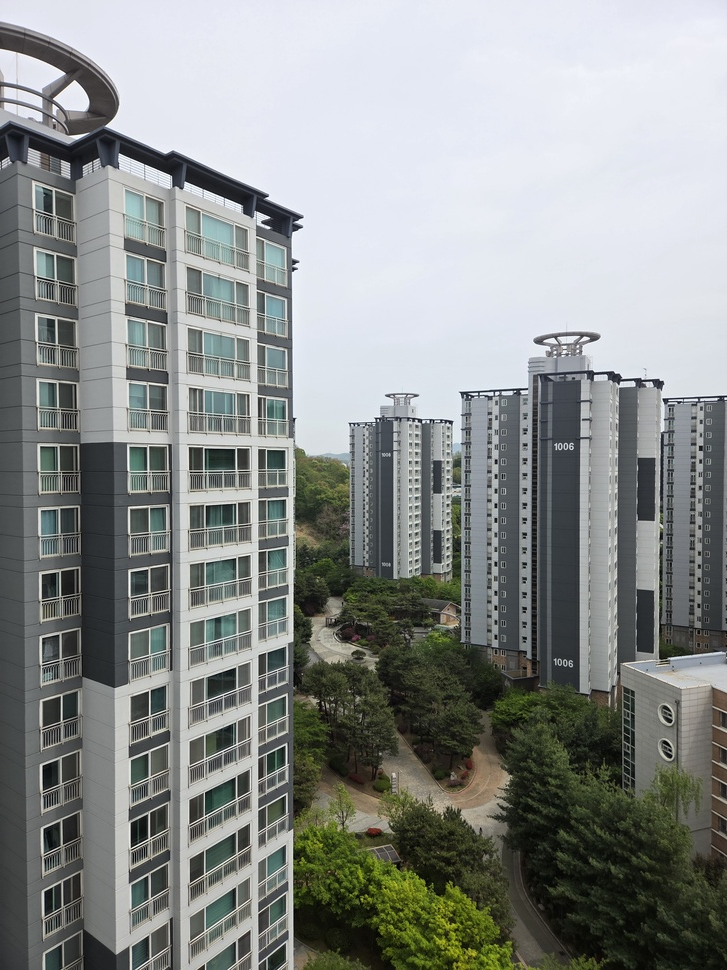
#> input picture data/20260427_134715.jpg, 727 x 970 px, shrunk from 3000 x 4000 before the run, found by its file name
$ python main_debug.py
#> lines starting #> are read from the running program, lines starting #| are printed output that depends on the picture; after the words box and inside, x2 and y2 are one past the last pixel; in counts of white or black regions, pixels touching at a corner belong together
import numpy as np
import cv2 as cv

img1 = cv.imread('assets/20260427_134715.jpg')
#> img1 is the input picture: shape (970, 727, 3); mean B, G, R 138.8, 140.8, 137
img2 = cv.imread('assets/20260427_134721.jpg')
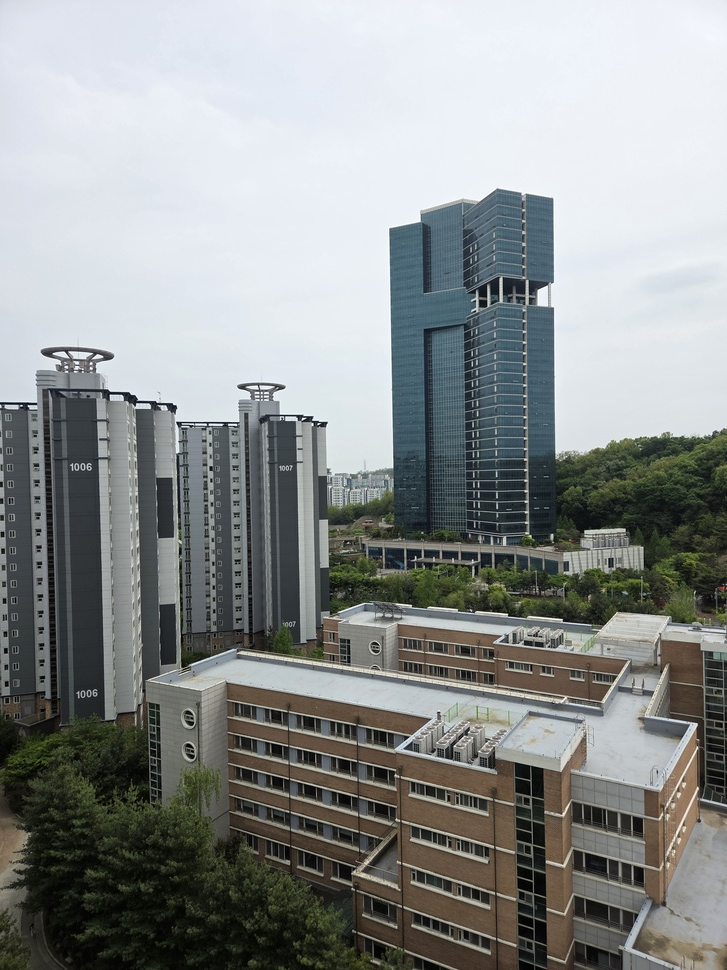
#> input picture data/20260427_134721.jpg, 727 x 970 px, shrunk from 3000 x 4000 before the run, found by its file name
#> img2 is the input picture: shape (970, 727, 3); mean B, G, R 143, 143.8, 140.1
img3 = cv.imread('assets/20260427_134726.jpg')
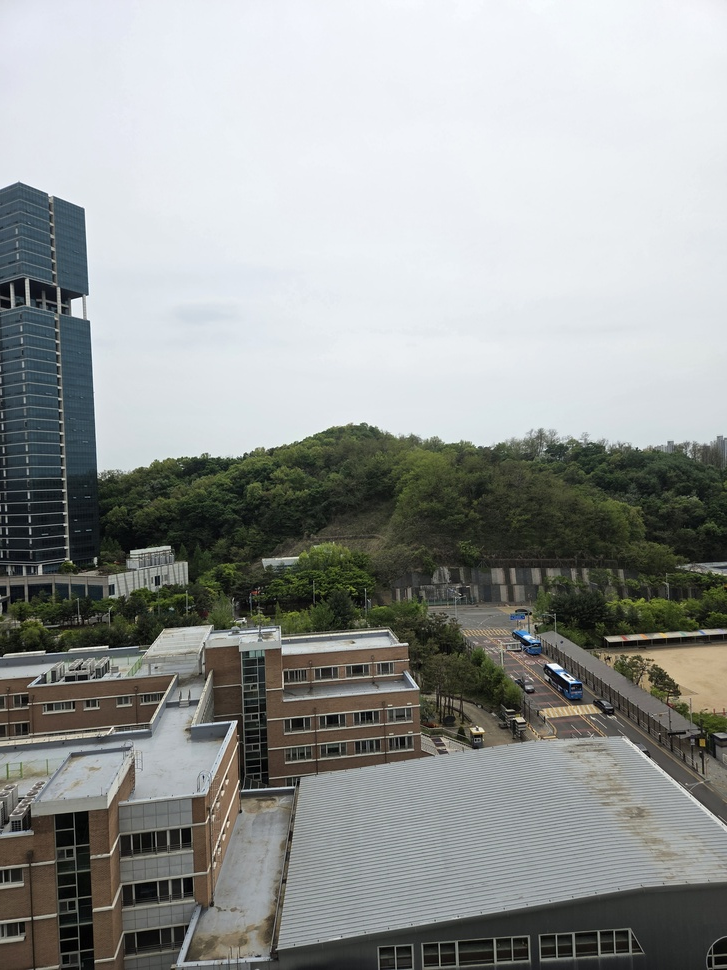
#> input picture data/20260427_134726.jpg, 727 x 970 px, shrunk from 3000 x 4000 before the run, found by its file name
#> img3 is the input picture: shape (970, 727, 3); mean B, G, R 150, 152, 148.9
assert (img1 is not None) and (img2 is not None) and (img3 is not None), 'Cannot read the given images'

fdetector = cv.BRISK_create()
fmatcher = cv.DescriptorMatcher_create('BruteForce-Hamming')


def crop_black(img):
    gray = cv.cvtColor(img, cv.COLOR_BGR2GRAY)
    coords = cv.findNonZero(gray)
    if coords is None:
        return img
    x, y, w, h = cv.boundingRect(coords)
    return img[y:y + h, x:x + w]


def stitch_pair(left, right, debug_name):
#> called with debug_name = '1_2'
    kpts_l, desc_l = fdetector.detectAndCompute(left, None)
#> kpts_l = 9616 keypoints; strongest (x, y, size): (294, 418, 12.2), (664, 399, 13.1), (376, 418, 12.5), (461, 393, 14)
    kpts_r, desc_r = fdetector.detectAndCompute(right, None)
#> kpts_r = 6973 keypoints; strongest (x, y, size): (110, 395, 11.2), (325, 422, 13.5), (311, 417, 12.4), (561, 619, 11.1)

    # Lowe's ratio test
    knn = fmatcher.knnMatch(desc_l, desc_r, k=2)
#> knn = 9616 matches
    good = [m for m, n in knn if m.distance < 0.75 * n.distance]
#> good = 540 matches
    print(f'[{debug_name}] keypoints: {len(kpts_l)} / {len(kpts_r)}, good matches: {len(good)} / {len(knn)}')
#| [1_2] keypoints: 9616 / 6973, good matches: 540 / 9616

    if len(good) < 4:
        raise RuntimeError(f'[{debug_name}] not enough good matches')

    pts_l = np.float32([kpts_l[m.queryIdx].pt for m in good])
#> pts_l = 540 pairs, first value 42.31 to 708.4, second value 337.1 to 915
    pts_r = np.float32([kpts_r[m.trainIdx].pt for m in good])
#> pts_r = 540 pairs, first value 17.31 to 691, second value 265.6 to 947.4

    H, inlier_mask = cv.findHomography(pts_r, pts_l, cv.RANSAC, 5.0)
#> H = [[0.302, -0.00874, 507.5], [-0.431, 0.907, 28.83], [-0.000967, 2.93e-05, 1]]; inlier_mask = 540 values, max 1 at index 0, min 0 at index 21, mean 0.724
    inliers = int(inlier_mask.sum())
#> inliers = 391
    print(f'[{debug_name}] RANSAC inliers: {inliers}/{len(good)} ({100*inliers/len(good):.1f}%)')
#| [1_2] RANSAC inliers: 391/540 (72.4%)

    vis = cv.drawMatches(left, kpts_l, right, kpts_r, good, None,
                         matchesMask=inlier_mask.ravel().tolist(),
                         flags=cv.DrawMatchesFlags_NOT_DRAW_SINGLE_POINTS)
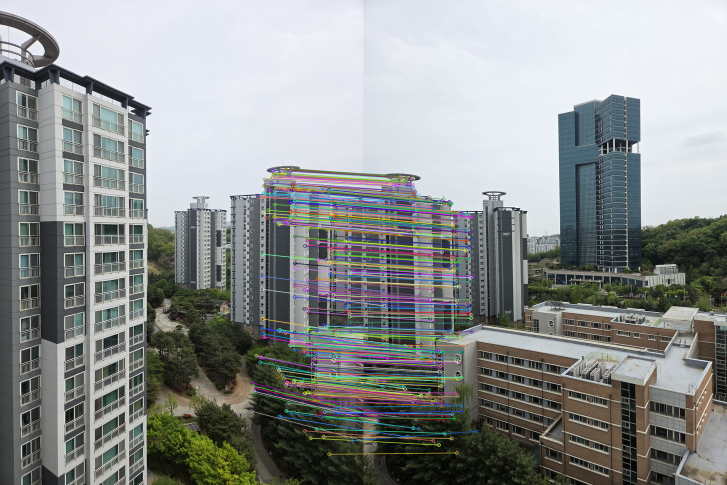
#> vis: shape (970, 1454, 3) (shown at 1/2 size); mean B, G, R 143, 144, 140.5
    cv.imwrite(f'debug_matches_{debug_name}.jpg', vis)

    # Compute output canvas that fits both warped right and the left image
    h_l, w_l = left.shape[:2]
#> h_l = 970; w_l = 727
    h_r, w_r = right.shape[:2]
#> h_r = 970; w_r = 727
    corners_r = np.float32([[0, 0], [0, h_r], [w_r, h_r], [w_r, 0]]).reshape(-1, 1, 2)
#> corners_r = [[0, 0], [0, 970], [727, 970], [727, 0]]
    warped_corners = cv.perspectiveTransform(corners_r, H)
#> warped_corners = [[507.5, 28.83], [485.2, 883.7], [2210.5, 1831.1], [2450.9, -959.8]]
    all_corners = np.concatenate(
        (warped_corners, np.float32([[0, 0], [0, h_l], [w_l, h_l], [w_l, 0]]).reshape(-1, 1, 2))
    )
#> all_corners = [[507.5, 28.83], [485.2, 883.7], [2210.5, 1831.1], [2450.9, -959.8], [0, 0], [0, 970], [727, 970], [727, 0]]
    [xmin, ymin] = np.int32(all_corners.min(axis=0).ravel() - 0.5)
#> xmin = 0; ymin = -960
    [xmax, ymax] = np.int32(all_corners.max(axis=0).ravel() + 0.5)
#> xmax = 2451; ymax = 1831
    translation = np.array([[1, 0, -xmin], [0, 1, -ymin], [0, 0, 1]], dtype=np.float64)
#> translation = [[1, 0, 0], [0, 1, 960], [0, 0, 1]]

    canvas_w = xmax - xmin
#> canvas_w = 2451
    canvas_h = ymax - ymin
#> canvas_h = 2791
    merged = cv.warpPerspective(right, translation @ H, (canvas_w, canvas_h))
    merged[-ymin:-ymin + h_l, -xmin:-xmin + w_l] = left
    return merged


print('--- Stitching img1 + img2 ---')
m12 = stitch_pair(img1, img2, '1_2')
m12 = crop_black(m12)
#> in crop_black, `gray = cv.cvtColor(img, cv.COLOR_BGR2GRAY)`:
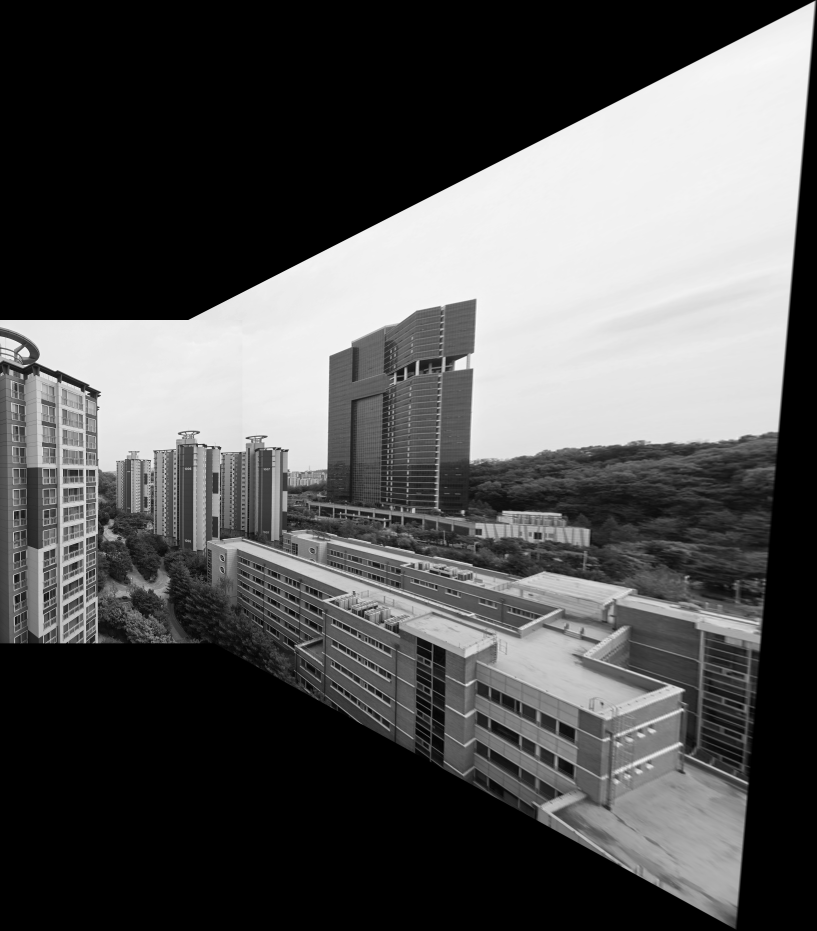
#> gray: shape (2791, 2451) (shown at 1/3 size); min 0, max 255, mean 85.2
#> in crop_black, `coords = cv.findNonZero(gray)`: coords = contour of 3833183 points, box (x1, y1, x2, y2) (0, 0, 2451, 2791), area 1909312
#> in crop_black, `x, y, w, h = cv.boundingRect(coords)`: x = 0; w = 2451; h = 2791
cv.imwrite('debug_stitched_12.jpg', m12)

print('--- Stitching (img1+img2) + img3 ---')
m123 = stitch_pair(m12, img3, '12_3')
#> call 2 of stitch_pair, with debug_name = '12_3'
#> in stitch_pair (call 2), `kpts_l, desc_l = fdetector.detectAndCompute(left, None)`: kpts_l = 17911 keypoints; strongest (x, y, size): (294, 1378, 12.3), (664, 1359, 12.9), (376, 1378, 12.7), (296, 1221, 17.1)
#> in stitch_pair (call 2), `kpts_r, desc_r = fdetector.detectAndCompute(right, None)`: kpts_r = 4983 keypoints; strongest (x, y, size): (236, 721, 13.6), (107, 646, 12), (71, 300, 13.3), (131, 551, 13)
#> in stitch_pair (call 2), `knn = fmatcher.knnMatch(desc_l, desc_r, k=2)`: knn = 17911 matches
#> in stitch_pair (call 2), `good = [m for m, n in knn if m.distance < 0.75 * n.distance]`: good = 179 matches
#| [12_3] keypoints: 17911 / 4983, good matches: 179 / 17911
#> in stitch_pair (call 2), `pts_l = np.float32([kpts_l[m.queryIdx].pt for m in good])`: pts_l = 179 pairs, first value 50.95 to 2232.8, second value 1067.2 to 2436.7
#> in stitch_pair (call 2), `pts_r = np.float32([kpts_r[m.trainIdx].pt for m in good])`: pts_r = 179 pairs, first value 23.21 to 692.1, second value 217.5 to 952.4
#> in stitch_pair (call 2), `H, inlier_mask = cv.findHomography(pts_r, pts_l, cv.RANSAC, 5.0)`: H = [[-0.551, 0.039, 1220.7], [-3.2, 1.69, 669.9], [-0.00229, 0.00013, 1]]; inlier_mask = 179 values, max 1 at index 4, min 0 at index 0, mean 0.268
#> in stitch_pair (call 2), `inliers = int(inlier_mask.sum())`: inliers = 48
#| [12_3] RANSAC inliers: 48/179 (26.8%)
#> in stitch_pair (call 2), `vis = cv.drawMatches(left, kpts_l, right, kpts_r, good, None, matchesM..`:
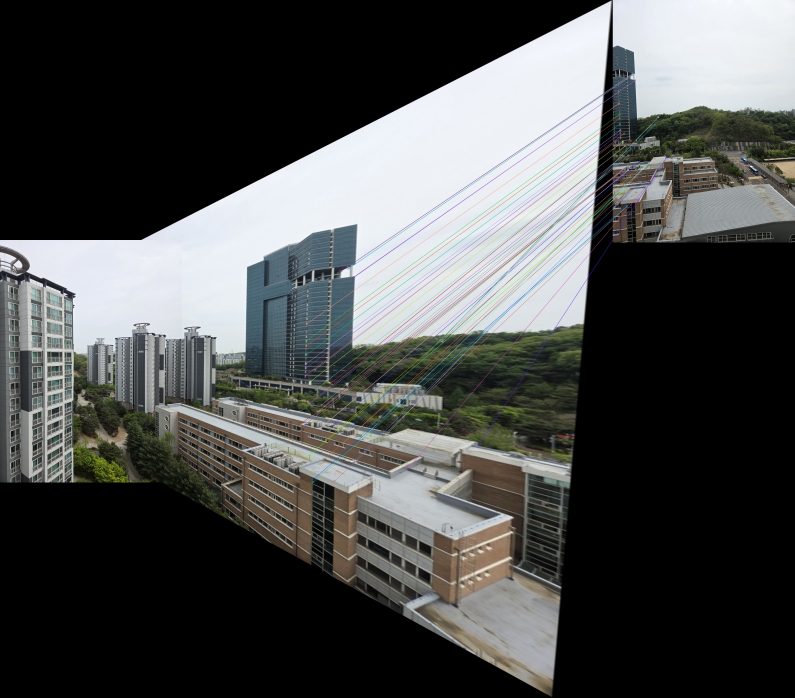
#> vis: shape (2791, 3178, 3) (shown at 1/4 size); mean B, G, R 77.1, 77.9, 76.4
#> in stitch_pair (call 2), `warped_corners = cv.perspectiveTransform(corners_r, H)`: warped_corners = [[1220.7, 669.9], [1117.3, 2050.7], [-1584, 29.87], [-1227.6, 2479.2]]
#> in stitch_pair (call 2), `all_corners = np.concatenate( (warped_corners, np.float32([[0, 0], [0,..`: all_corners = [[1220.7, 669.9], [1117.3, 2050.7], [-1584, 29.87], [-1227.6, 2479.2], [0, 0], [0, 2791], [2451, 2791], [2451, 0]]
#> in stitch_pair (call 2), `[xmin, ymin] = np.int32(all_corners.min(axis=0).ravel() - 0.5)`: xmin = -1584; ymin = 0
#> in stitch_pair (call 2), `[xmax, ymax] = np.int32(all_corners.max(axis=0).ravel() + 0.5)`: ymax = 2791
#> in stitch_pair (call 2), `translation = np.array([[1, 0, -xmin], [0, 1, -ymin], [0, 0, 1]], dtyp..`: translation = [[1, 0, 1584], [0, 1, 0], [0, 0, 1]]
#> in stitch_pair (call 2), `canvas_w = xmax - xmin`: canvas_w = 4035
m123 = crop_black(m123)
#> in crop_black (call 2), `gray = cv.cvtColor(img, cv.COLOR_BGR2GRAY)`:
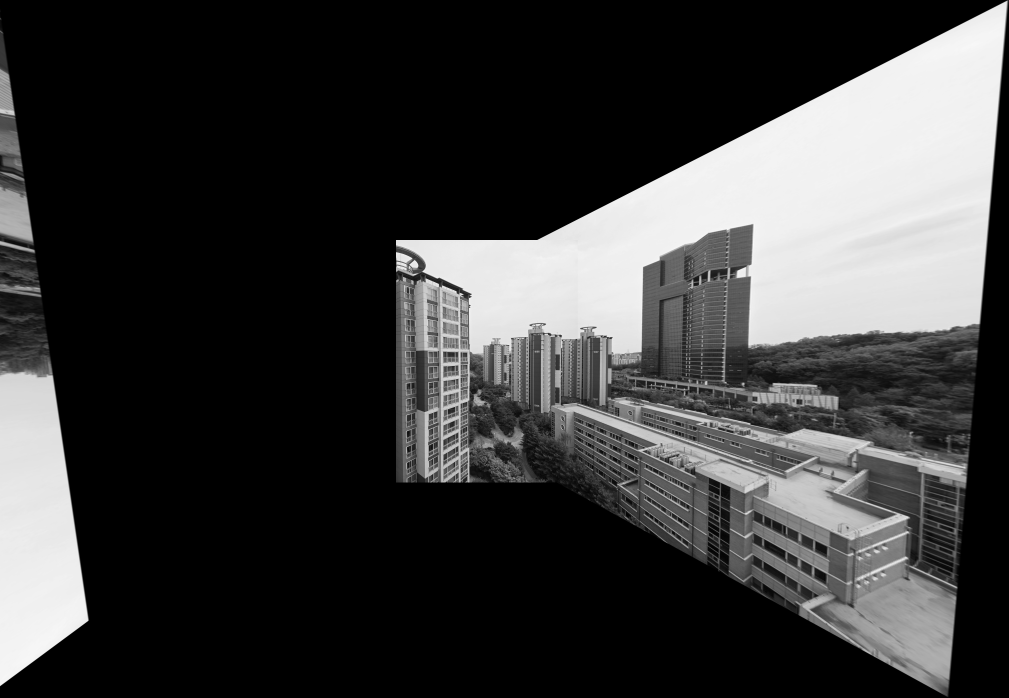
#> gray: shape (2791, 4035) (shown at 1/4 size); min 0, max 255, mean 59.5
#> in crop_black (call 2), `coords = cv.findNonZero(gray)`: coords = contour of 4318579 points, box (x1, y1, x2, y2) (0, 0, 4035, 2791), area 5305830
#> in crop_black (call 2), `x, y, w, h = cv.boundingRect(coords)`: w = 4035
cv.imwrite('debug_stitched_123.jpg', m123)

cv.imshow('Stitched 1+2', cv.resize(m12, None, fx=0.4, fy=0.4))
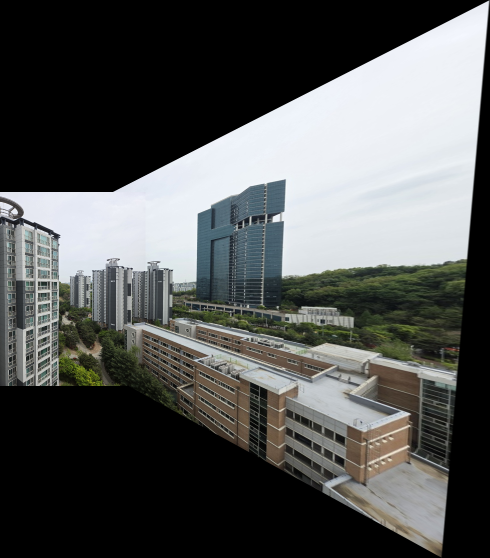
#> window 'Stitched 1+2': shape (1116, 980, 3) (shown at 1/2 size); mean B, G, R 84.8, 85.8, 84.1
cv.imshow('Stitched 1+2+3', cv.resize(m123, None, fx=0.4, fy=0.4))
cv.waitKey(0)
cv.destroyAllWindows()
